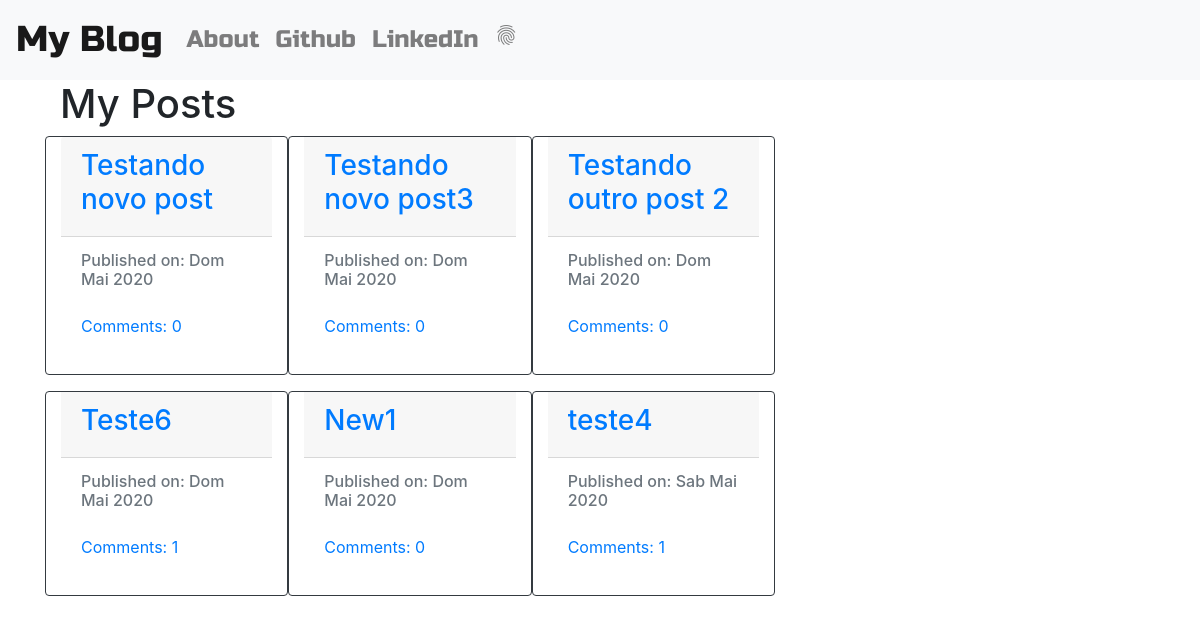
The page / on the database its author committed.
### blog/models.py (models this page shows, shortened)
class Post(models.Model):
    author = models.ForeignKey('auth.User', on_delete=models.CASCADE)
    title = models.CharField(max_length=200)
    text = models.TextField()
    create_date = models.DateTimeField(default=timezone.now)
    published_date = models.DateTimeField(blank=True, null=True)
    def approve_comments(self):
        return self.comments.filter(approved_comment=True)

### blog/views.py (the view)
# urls.py: path('', views.PostListView.as_view(), name='post_list'),
class PostListView(ListView):
    model = Post
    def get_queryset(self):
        return Post.objects.filter(published_date__lte=timezone.now()).order_by('-published_date')

### blog/templates/blog/post_list.html
{% extends "blog/base.html" %}
{% block body_block %}
  <div class="container">
    <h1>My Posts</h1>
    <div class="row">
        {% for post in post_list %}
            <div class="card border-dark mb-3 col-lg-4 col-6" style="max-width: 18rem;">
                <div class="card-header card-title"><a href="{% url 'post_detail' pk=post.pk %}"><h3>{{ post.title }}</h3></a></div>
              <div class="card-body text-dark">
                <h6 class="card-subtitle mb-4 text-muted">Published on: {{ post.published_date|date:"D M Y" }}</h6>
                <p class="card-text"><a href="{% url 'post_detail' pk=post.pk%}">Comments: {{ post.approve_comments.count }}</p>
              </div>
            </div>
        {% endfor %}
    </div>
  </div>
{% endblock %}

### blog/templates/blog/base.html (shortened to what this page needs)
<!DOCTYPE html>
{% load static %}
<html>
<head>
    <link rel="stylesheet" href="https://stackpath.bootstrapcdn.com/bootstrap/4.4.1/css/bootstrap.min.css">
    <link rel="stylesheet" href="//cdn.jsdelivr.net/npm/medium-editor@latest/dist/css/medium-editor.min.css" type="text/css" media="screen" charset="utf-8">
    <link rel="stylesheet" href="{% static 'css/blog.css' %}">
</head>
<body>
    <nav class="navbar navbar-expand-md navbar-light bg-light techfont custom-navbar">
        <a class="navbar-brand bigbrand" href="{% url 'post_list' %}">My Blog</a>
        <div class="collapse navbar-collapse" id="navbarSupportedContent">
            <ul class="navbar-nav mr-auto">
                <li class="nav-item">
                    <a class="nav-link" href="{% url 'about' %}">About</a>
                </li>
                <li class="nav-item">
                    <a class="nav-link" href="https://www.github.com">Github</a>
                </li>
                <li class="nav-item">
                    <a class="nav-link" href="https://www.linkedin.com">LinkedIn</a>
                </li>
                {% if user.is_authenticated %}
                    <li class="nav-item">
                        <a class="nav-link" href="{% url 'post_new' %}">New Post</a>
                    </li>
                    <li class="nav-item">
                        <a class="nav-link" href="{% url 'post_draft_list' %}">Drafts</a>
                    </li>
                    <li class="nav-item">
                        <a class="nav-link" href="{% url 'logout' %}">Logout</a>
                    </li>
                    <li class="nav-item">
                        <a class="nav-link">Welcome: {{ user.username }}</a>
                    </li>
                {% else %}
                    <li class="nav-item mr-auto">
                        <a class="nav-link" href="{% url 'login' %}">
                            <span class="material-icons">fingerprint</span>
                        </a>
                    </li>
                {% endif %}
            </ul>
        </div>
    </nav>
<div class="content container">
    <div class="row">
        <div class="col-md-8">
            <div class="blog_posts">
                    {% block body_block %}{% endblock%}
            </div>
        </div>
    </div>
</div>
</body>
</html>

### blog/static/css/blog.css (style rules this page uses)
.techfont { font-family: 'Russo One', sans-serif; font-size: 1.5em; margin-botton: 10px }
.bigbrand { font-size: 1.5em; }

### rows shown on the page
Post: title "Testando novo post", published_date "Dom Mai 2020", approve_comments.count "0"
Post: title "Testando novo post3", published_date "Dom Mai 2020", approve_comments.count "0"
Post: title "Testando outro post 2", published_date "Dom Mai 2020", approve_comments.count "0"
Post: title "Teste6", published_date "Dom Mai 2020", approve_comments.count "1"
Post: title "New1", published_date "Dom Mai 2020", approve_comments.count "0"
Post: title "teste4", published_date "Sab Mai 2020", approve_comments.count "1"
